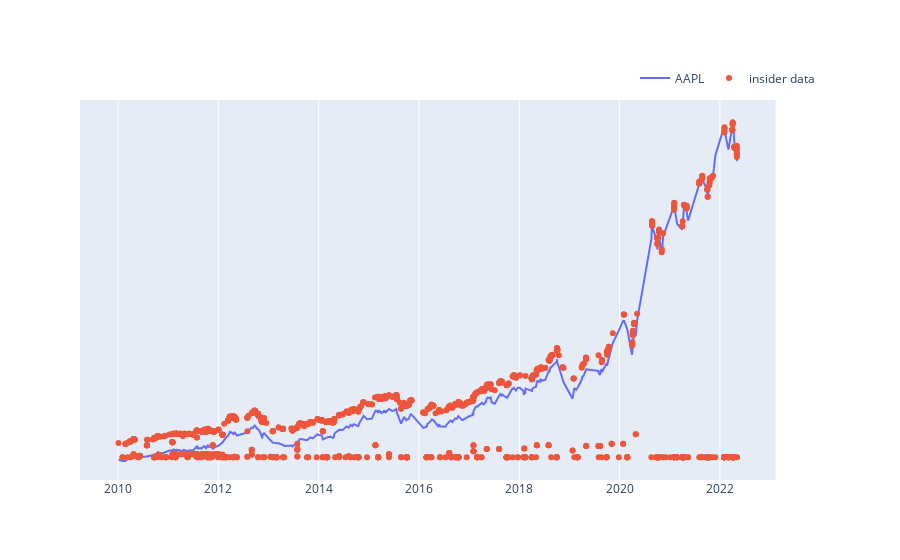

Source (notebook cell):
### Code cell
a = _plot_data([['line', df, 'Date', 'Close', 'AAPL', False], 
                ['scatter', insider, 'transactionDate', 'price_adj', 'insider data', True]])
a

### Figure 1 — Plotly figure (JSON) as saved in the notebook; plotly's stock layout.template omitted (floating-point values rounded to 4 significant figures; data arrays with more than 128 entries replaced by an {"elided": "..."} marker saying what was removed)
{"data": [{"name": "AAPL", "type": "scatter", "x": {"elided": "1858 str values"}, "xaxis": "x", "y": {"elided": "1858 float values"}, "yaxis": "y"}, {"mode": "markers", "name": "insider data", "type": "scatter", "x": {"elided": "2274 str values"}, "xaxis": "x", "y": {"elided": "2274 float values"}, "yaxis": "y2"}], "layout": {"legend": {"orientation": "h", "x": 1, "xanchor": "right", "y": 1.02, "yanchor": "bottom"}, "xaxis": {"anchor": "y", "domain": [0, 0.94]}, "yaxis": {"anchor": "x", "domain": [0, 1], "visible": false}, "yaxis2": {"anchor": "x", "overlaying": "y", "side": "right", "visible": false}}}
